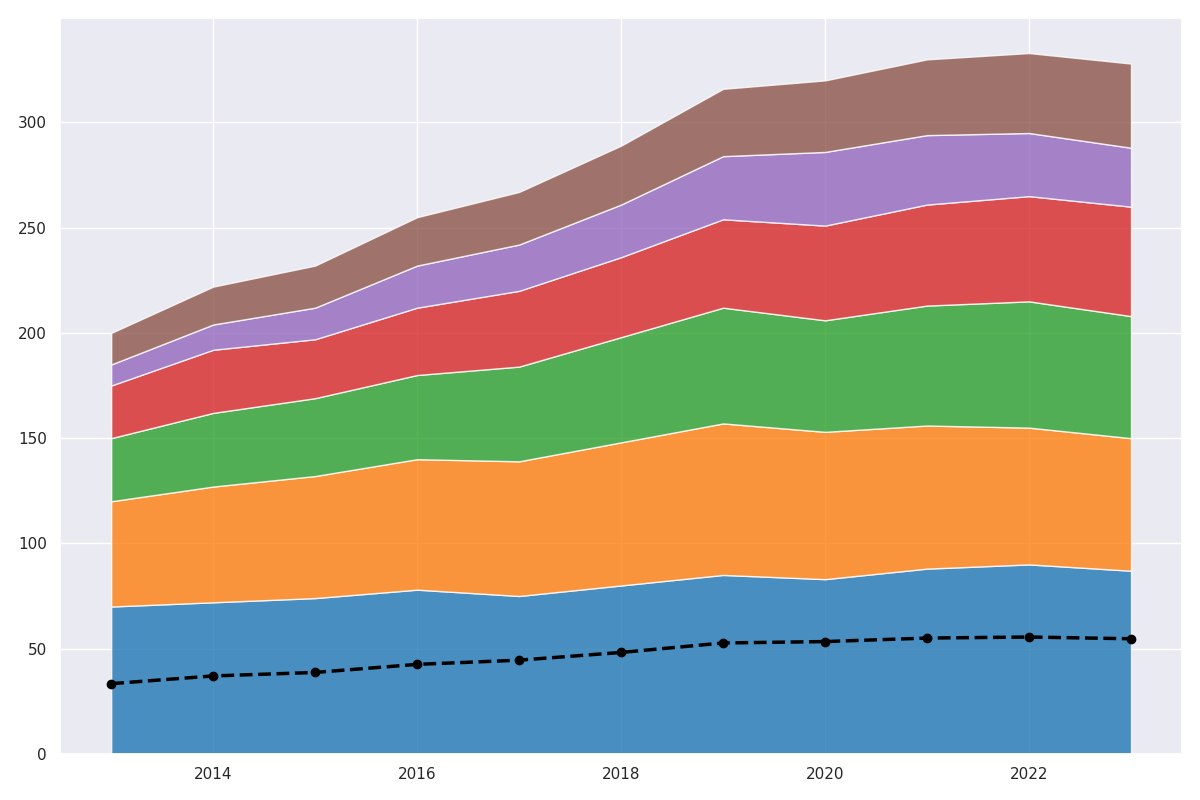

This figure's Python source:
import matplotlib.pyplot as plt
import numpy as np

# Data setup
years = np.arange(2013, 2024)
epic_fantasy = np.array([70, 72, 74, 78, 75, 80, 85, 83, 88, 90, 87])
urban_fantasy = np.array([50, 55, 58, 62, 64, 68, 72, 70, 68, 65, 63])
dark_fantasy = np.array([30, 35, 37, 40, 45, 50, 55, 53, 57, 60, 58])
historical_fantasy = np.array([25, 30, 28, 32, 36, 38, 42, 45, 48, 50, 52])
romantic_fantasy = np.array([10, 12, 15, 20, 22, 25, 30, 35, 33, 30, 28])
mystic_fantasy = np.array([15, 18, 20, 23, 25, 28, 32, 34, 36, 38, 40])  # New series

average_popularity = (epic_fantasy + urban_fantasy + dark_fantasy + 
                      historical_fantasy + romantic_fantasy + mystic_fantasy) / 6

fig, ax = plt.subplots(figsize=(12, 8))

ax.stackplot(years, epic_fantasy, urban_fantasy, dark_fantasy, 
             historical_fantasy, romantic_fantasy, mystic_fantasy,
             colors=['#1f77b4', '#ff7f0e', '#2ca02c', '#d62728', '#9467bd', '#8c564b'],  
             alpha=0.8)

ax.plot(years, average_popularity, color='black', linewidth=2.5, linestyle='--', marker='o')

plt.tight_layout()
plt.show()
